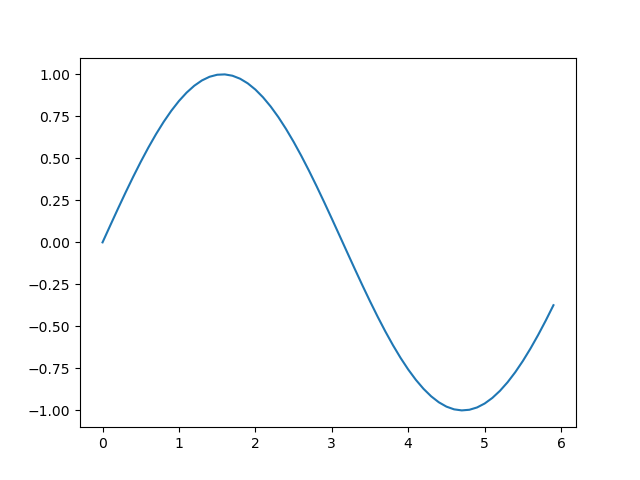

Reproduce this figure in Python.
# coding: utf-8
import numpy as np
import matplotlib.pyplot as plt

#데이터 준비
x = np.arange(0, 6, 0.1) #0에서 6까지 0.1 간격으로 생성
y = np.sin(x)

#그래프 그리기
plt.plot(x,y)  #그래프 그리기
plt.show()     #위에서 그린 그래프 출력
plt.savefig('simple_graph.png') #리눅스는 그래프 출력 GUI 사용 불가, 따라서 따로 저장해야함